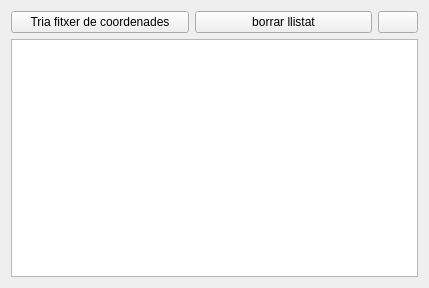
<?xml version="1.0" encoding="UTF-8"?>
<ui version="4.0">
 <class>TableViewCoordinates</class>
 <widget class="QWidget" name="TableViewCoordinates">
  <property name="geometry">
   <rect>
    <x>0</x>
    <y>0</y>
    <width>429</width>
    <height>288</height>
   </rect>
  </property>
  <property name="windowTitle">
   <string>Form</string>
  </property>
  <layout class="QVBoxLayout" name="verticalLayout_2">
   <item>
    <layout class="QVBoxLayout" name="verticalLayout">
     <item>
      <layout class="QHBoxLayout" name="horizontalLayout">
       <item>
        <widget class="QPushButton" name="pushButtonSelecionarTxtCoordenadas">
         <property name="sizePolicy">
          <sizepolicy hsizetype="Expanding" vsizetype="Fixed">
           <horstretch>0</horstretch>
           <verstretch>0</verstretch>
          </sizepolicy>
         </property>
         <property name="text">
          <string>Tria fitxer de coordenades</string>
         </property>
        </widget>
       </item>
       <item>
        <widget class="QPushButton" name="pushButtonBorrarListadoCoordenadas">
         <property name="sizePolicy">
          <sizepolicy hsizetype="Expanding" vsizetype="Fixed">
           <horstretch>0</horstretch>
           <verstretch>0</verstretch>
          </sizepolicy>
         </property>
         <property name="text">
          <string>borrar llistat</string>
         </property>
        </widget>
       </item>
       <item>
        <widget class="QPushButton" name="pushButtonHelpFilecoordinates">
         <property name="sizePolicy">
          <sizepolicy hsizetype="Minimum" vsizetype="Fixed">
           <horstretch>0</horstretch>
           <verstretch>0</verstretch>
          </sizepolicy>
         </property>
         <property name="toolTip">
          <string>Ejemplo de fichero de coordenadas</string>
         </property>
         <property name="text">
          <string/>
         </property>
         <property name="icon">
          <iconset resource="recursos.qrc">
           <normaloff>:/imagenes/imagenes/help-browser-2.png</normaloff>:/imagenes/imagenes/help-browser-2.png</iconset>
         </property>
        </widget>
       </item>
      </layout>
     </item>
     <item>
      <widget class="QTableView" name="tableViewCoordenadas">
       <attribute name="horizontalHeaderStretchLastSection">
        <bool>false</bool>
       </attribute>
      </widget>
     </item>
    </layout>
   </item>
  </layout>
 </widget>
 <resources>
  <include location="recursos.qrc"/>
 </resources>
 <connections/>
</ui>
